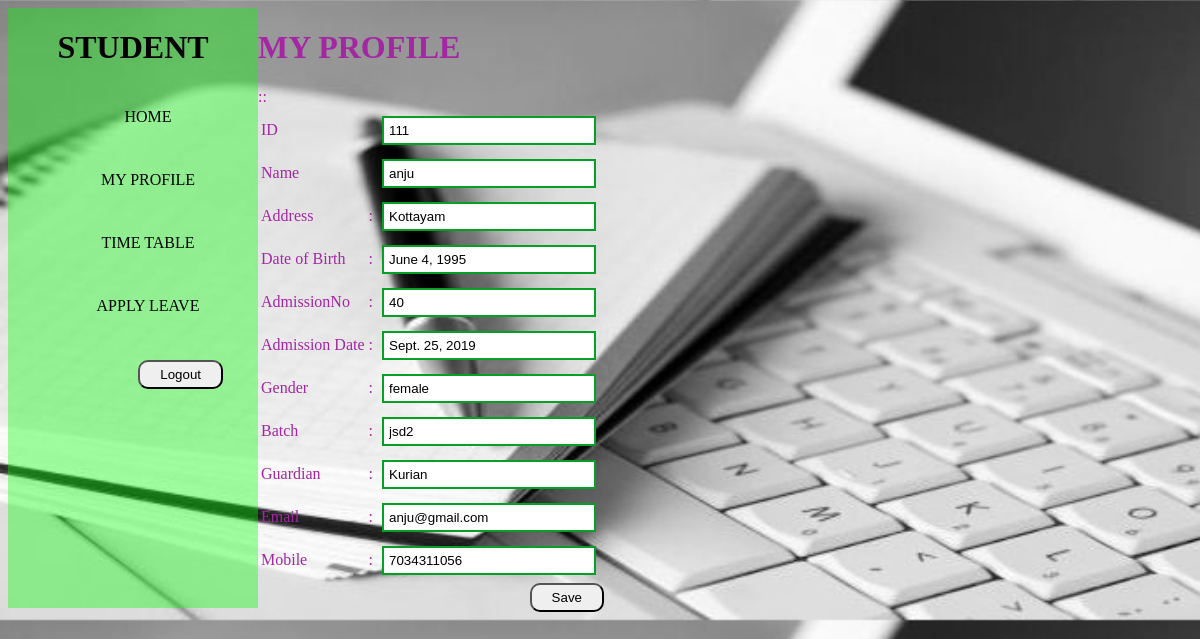
/edit_stud (signed in), run on the app's committed database.
### attapp/models.py (models this page shows)
class student(models.Model):
    stid=models.IntegerField(primary_key=True)
    name=models.CharField(max_length=20,null=True,blank=True)
    admissionno=models.IntegerField(null=True,blank=True)
    admissiondate=models.DateField(null=True,blank=True)
    address=models.CharField(max_length=50,null=True,blank=True)
    dob=models.DateField(null=True,blank=True)
    gender=models.CharField(max_length=10,null=True,blank=True)
    guardian=models.CharField(max_length=20,null=True,blank=True)
    batch=models.CharField(max_length=10,null=True,blank=True)
    mobile=models.IntegerField(max_length=10, null=True, blank=True)
    email=models.EmailField(max_length=20,null=True,blank=True)
    password=models.CharField(max_length=10,null=True,blank=True)

### attapp/views.py (the view)
# urls.py: path('edit_stud',views.edit_stud,name='edits'),
def edit_stud(request):
    qr=student.objects.all().filter(stid=request.session['id'])
    return render(request,'save_studd.html',{'r':qr})

### attapp/templates/save_studd.html (shortened to what this page needs)
<!DOCTYPE html>
<html>
<head>
{% load static %}
<link rel="stylesheet"  href="{% static 'css/style.css'%}">
</head>
<body class="bd">
        <div style="display: inline-flex">
            <div class="b">
                <h1>STUDENT</h1>
                <ul>
                    <li><a href="{% url 'student_home' %}"> HOME</a></li>
                    <li><a href="#">MY PROFILE</a>
                    </li>
                    <li><a href="{% url 'timetablestudent' %}">TIME TABLE</a></li>
                    <li><a href="{% url 'student_applyleave' %}">APPLY LEAVE</a></li>
                    <li><form action="{% url 'logout' %}" method="post">
                             <input type="submit" value="Logout" name="logout" class="sbm" >
                        </form>
                    </li>
                </ul>
            </div>
            <div style="color:rgb(163, 39, 163)">
                {%if r %}
                {%for i in r %}
                <h1 > MY PROFILE</h1>
                <form action="{% url 'saves' %}" method="post">
                <table>
                        <tr><td>ID</td><td></td>:<td><input type="text" class="inp" name="stid" value="{{i.stid}}"></td></tr>
                        <tr><td>Name</td><td></td>:<td><input type="text" class="inp" name="name" value="{{i.name}}"></td></tr>
                        <tr><td>Address</td><td>:</td><td><input type="text" class="inp" name="address" value="{{i.address}}"></td></tr>
                        <tr><td>Date of Birth</td><td>:</td><td><input type="text" class="inp" name="dob" value="{{i.dob}}"></td></tr>
                        <tr><td>AdmissionNo</td><td>:</td><td><input type="text" class="inp" name="adno" value="{{i.admissionno}}"></td></tr>
                        <tr><td>Admission Date</td><td>:</td><td><input type="text" class="inp" name="addate" value="{{i.admissiondate}}"></td></tr>
                        <tr><td>Gender</td><td>:</td><td><input type="text" class="inp" name="gender" value="{{i.gender}}"></td></tr>
                        <tr><td>Batch </td><td>:</td><td><input type="text" class="inp" name="batch" value="{{i.batch}}"></td></tr>
                        <tr><td>Guardian</td><td>:</td><td><input type="text" class="inp" name="guardian" value="{{i.guardian}}"></td></tr>
                        <tr><td>Email</td><td>:</td><td><input type="text" class="inp" name="email" value="{{i.email}}"></td></tr>
                        <tr><td>Mobile</td><td>:</td><td><input type="text" class="inp" name="stid" value="{{i.mobile}}"></td></tr>
                </table>
                <input type="submit" class="sbm" name="saves" value="Save">
                </form>
                {%endfor %}
                {%endif %}
            </div>
        </div>
</body>
</html>

### attapp/static/css/style.css (style rules this page uses)
.bd { background-image:url("../img/log2.jpeg"); background-size:cover; }
.b { width:250px; height:600px; background-color:rgba(0, 255, 0, 0.37); text-align:center; }
.b ul { display:block; list-style-type:none; }
.b ul li { width:150px; padding:20px; border-radius:20px; margin:5px; }
.b ul li a { text-decoration:none; color:black; }
.inp { width:200px; padding:5px; margin:5px; outline:none; border:2px solid rgb(5, 160, 38); transition:1s; }
.sbm { padding:5px 20px; float:right; border-radius:10px; }

### data on the page
student: stid "111", name "anju", address "Kottayam", dob "June 4, 1995", adno "40", addate "Sept. 25, 2019", gender "female", batch "jsd2", guardian "Kurian", email "anju@gmail.com", stid "7034311056"
